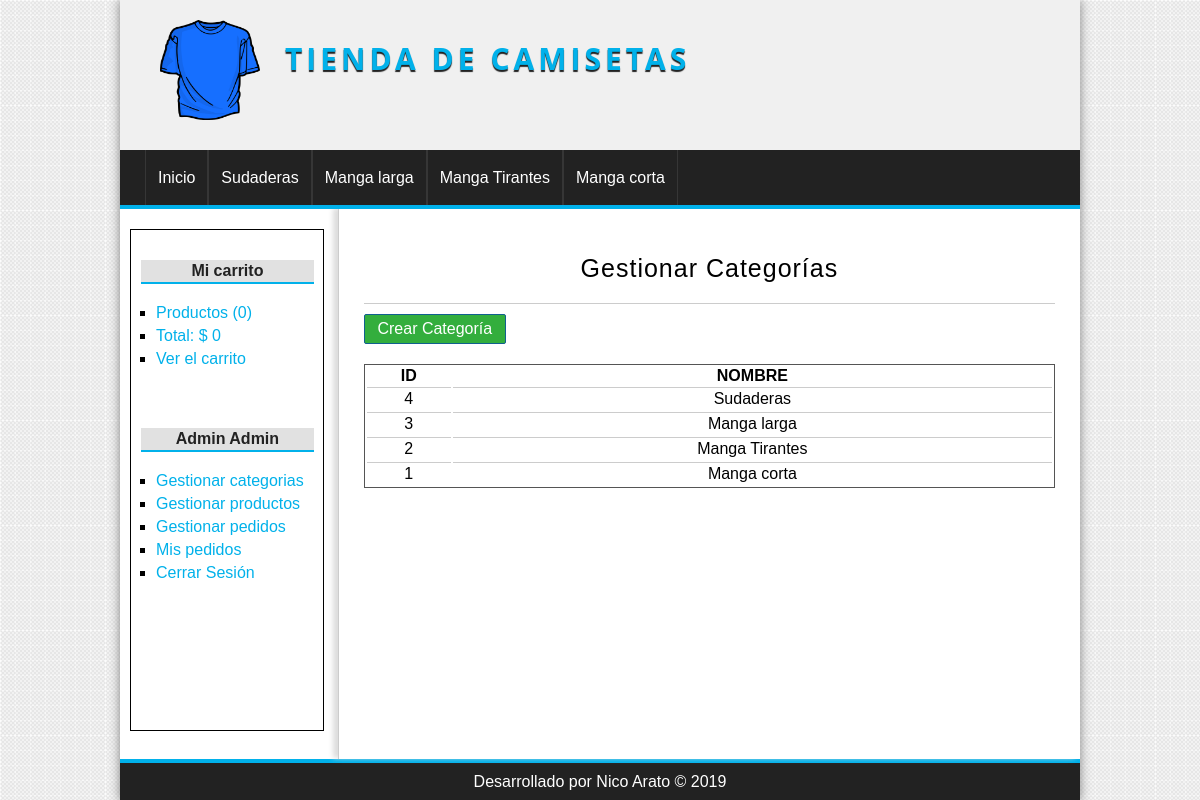
Page /categoria/index (signed in) on the committed database.
### tables this page shows
CREATE TABLE categorias(
    id          INT(255) auto_increment NOT NULL,
    nombre      VARCHAR(100) NOT NULL,
    CONSTRAINT pk_categorias PRIMARY KEY(id)
);

### config/db.php (called while the page is built)
<?php
class Database{
    public static function connect(){
        $db = new mysqli('localhost','root','','tienda_master');
        $db->query("SET NAMES 'utf8'");
        return $db;
    }
}

### helpers/utils.php (called while the page is built, shortened)
<?php
class Utils{
    public static function showCategorias(){
        require_once 'models/categoria.php';
        $categoria = new Categoria();
        $categorias = $categoria->getAll();
        return $categorias;
    }
    public static function statsCarrito(){
        $stats = array(
            'count' => 0,
            'total' => 0
        );
        return $stats;
    }
}

### models/categoria.php (called while the page is built, shortened)
<?php
class Categoria{
   private $db;
   public function __construct(){
       $this->db = Database::connect();
   }
    public function getAll(){
        $categorias = $this->db->query("SELECT * FROM categorias ORDER BY id DESC;");
        return $categorias;
    }
}

### controllers/CategoriaController.php (called while the page is built, shortened)
<?php
require_once 'models/categoria.php';
class categoriaController{
    public function index(){
        $categoria = new Categoria();
        $categorias = $categoria->getAll();
        require_once 'views/categoria/index.php';
    }
}

### views/categoria/index.php (the view)
<h1>Gestionar Categorías</h1>
<a href="<?=base_url?>categoria/crear" class="button button-small">Crear Categoría</a>
<table>
<tr>
    <th>ID</th>
    <th>NOMBRE</th>
</tr>
    <?php while($cat = $categorias->fetch_object()) : ?>
        <tr>
            <td><?=$cat->id;?></td>
            <td><?=$cat->nombre;?></td>
        </tr>
    <?php endwhile;?>
</table>

### views/layout/header.php (shortened to what this page needs)
<!DOCTYPE html>
<html lang="es">
<head>
    <link rel="stylesheet" href="<?=base_url?>css/style.css">
</head>
<body>
<div id="container">
        <header id="header">
            <div id="logo">
                <img src="<?=base_url?>img/camiseta.png" alt="camiseta-logo">
                <a href="<?=base_url?>">Tienda de camisetas</a>
            </div>
        </header>
        <?php $categorias = Utils::showCategorias(); ?>
        <nav id="menu">
            <ul>
                <li><a href="<?=base_url?>"> Inicio</a></li>
                <?php while($cat = $categorias->fetch_object()) : ?>
                    <li><a href="<?=base_url?>categoria/ver&id=<?=$cat->id?>"><?=$cat->nombre;?></a></li>
                <?php endwhile;?>
            </ul>
        </nav>
        <div id="content">

### views/layout/sidebar.php
    <aside id="lateral">
        <div id="carrito" class="block_aside">
            <h3>Mi carrito</h3>
            <ul>
                <?php $stats= Utils::statsCarrito();?>
            <li><a href="<?=base_url?>carrito/index">Productos (<?=$stats['count']?>)</a></li>
            <li><a href="<?=base_url?>carrito/index">Total: $ <?=$stats['total']?></a></li>
                <li><a href="<?=base_url?>carrito/index">Ver el carrito</a></li>
            </ul>
        </div>
        <div id="login" class="block_aside">
        <?php if(!isset($_SESSION['identity'])): ?>
            <h3>Login</h3>
            <form action="<?=base_url?>usuario/login" method="POST">
                <label for="email">Email</label>
                <input type="email" name="email">
                <label for="password">Contraseña</label>
                <input type="password" name="password">
                <input type="submit" value="Enviar">
            </form>
        <?php else: ?>
            <h3><?=$_SESSION['identity']->nombre ." ". $_SESSION['identity']->apellido?></h3>
        <?php endif; ?>
            <ul>
                <?php if(isset($_SESSION['admin'])):?>
                    <li><a href="<?=base_url?>categoria/index">Gestionar categorias</a></li>
                    <li><a href="<?=base_url?>producto/gestion">Gestionar productos</a></li>
                    <li><a href="#">Gestionar pedidos</a></li>
                <?php endif; ?>
                <?php if(isset($_SESSION['identity'])):?>
                    <li><a href="#">Mis pedidos</a></li>
                    <li><a href="<?=base_url?>usuario/logout">Cerrar Sesión</a></li>
                <?php else: ?>
                    <li><a href="<?=base_url?>usuario/registro">Registrarse</a></li>
                <?php endif; ?>
            </ul>
        </div>
    </aside>
<div id="central">

### index.php (shortened to what this page needs)
<?php
require_once 'config/db.php';
require_once 'helpers/utils.php';
require_once 'views/layout/header.php';
require_once 'views/layout/sidebar.php';
if(isset($_GET['controller'])){
    $nombre_controlador = $_GET['controller'] . 'Controller';
}elseif(!isset($_GET['controller']) && !isset($_GET['action'])){
    $nombre_controlador = controller_default;
}else{
    showError();
    exit();
}
if(class_exists($nombre_controlador)){
    $controlador = new $nombre_controlador();
    if(isset($_GET['action']) && method_exists($controlador, $_GET['action'])){
        $action = $_GET['action'];
        $controlador->$action();
    }elseif(!isset($_GET['controller']) && !isset($_GET['action'])){
        $action_default = action_default;
        $controlador->$action_default();
    }else{
        showError();
    }
}else{
    showError();
}
require_once 'views/layout/footer.php';

### views/layout/footer.php
</div>
        <div id="footer">
            <p>Desarrollado por Nico Arato &copy; <?=date('Y')?> </p>
        </div>
    </div>
</body>
</html>

### css/style.css (style rules this page uses)
* { padding: 0px; margin: 0px; font-family: sans-serif,Helvetica, Arial ; }
body { background: url(../img/bg.png); }
a { color: #01b1ea; text-decoration: none; }
header { height: 150px; background: #f0f0f0; }
#logo { padding: 20px; margin-left: 20px; float: left; }
#logo img { width: 100px; height: 100px; float: left; }
#logo a { float: left; font-family: 'Open Sans', Helvetica, Arial, sans-serif; letter-spacing: 4px; font-size: 30px; text-transform: uppercase; color: #01b1ea; font-weight: bold; margin-top: 18px; margin-left: 25px; text-shadow: 0px 2px 1px #222222; transition: all 300ms; }
#container { margin: 0px auto; background: white; width: 80%; box-shadow: 0px 0px 10px gray; }
#menu { background: #222222; color: white; height: 55px; clear: both; border-bottom: 4px solid #01b1ea; }
#menu ul { list-style: none; margin: 0px auto; margin-left: 25px; }
#menu ul li { line-height: 55px; float: left; border-right: 1px solid #363636; }
#menu a { color: white; display: block; padding: 0 12px; transition: all 300ms; }
#menu a:first-child { border-left: 1px solid #363636; }
#content { background: white; overflow: hidden; margin: 0px auto; }
#lateral { width: 20%; min-height: 500px; float: left; margin-top: 20px; margin-left: 10px; border: 1px solid black; }
#lateral .block_aside { display: block; width: 90%; margin: 5px auto; padding: 10px; }
#lateral h3 { display: block; color: #222222; width: 100%; text-align: center; padding: 2px 0; margin-top: 15px; font-size: 16px; font-weight: bold; background: #e1e1e1; border-bottom: 2px solid #01b1ea; }
#lateral ul { margin-top: 20px; margin-bottom: 20px; }
#lateral ul li { list-style: square; margin-left: 15px; margin-top: 5px; margin-bottom: 5px; }
input[type="button"], input[type="submit"], button, .button { display: block; border-radius: 2px; width: auto; padding: 5px 10px; color: white!important; background: #2979cd; border: 1px solid #11608e; }
label, input[type="button"], input[type="submit"], button, .button { display: block; margin-top: 10px; }
.button { background: #33ae3d; color: white; text-decoration: none; }
.button-small { width: 120px; text-align: center; margin-bottom: 20px; }
#central { width: 72%; float: right; border-left: 1px solid #ccc; box-shadow: -5px -1px 5px #ddd; padding: 25px; min-height: 500px; }
#central h1 { font-size: 25px; margin-bottom: 5px; font-weight: normal; letter-spacing: 1px; text-align: center; border-bottom: 1px solid #ccc; padding: 20px; }
#footer { text-align: center; padding: 10px; background: #222222; color: white; clear: both; border-top: 4px solid #01b1ea; }
table { border: 1px solid #555; width: 100%; text-align: center; }
td { border-top: 1px solid #ccc; padding: 2px; }

### rows in the picture
categorias: nombre "Sudaderas", id "4"
categorias: nombre "Manga larga", id "3"
categorias: nombre "Manga Tirantes", id "2"
categorias: nombre "Manga corta", id "1"

### other values in the picture
$stats['count'] "0"
$stats['total'] "0"
$_SESSION['identity']->nombre "Admin"
$_SESSION['identity']->apellido "Admin"
